Frame 1 (no input): blank canvas, image omitted
Frame 60 (no input): blank canvas, image omitted
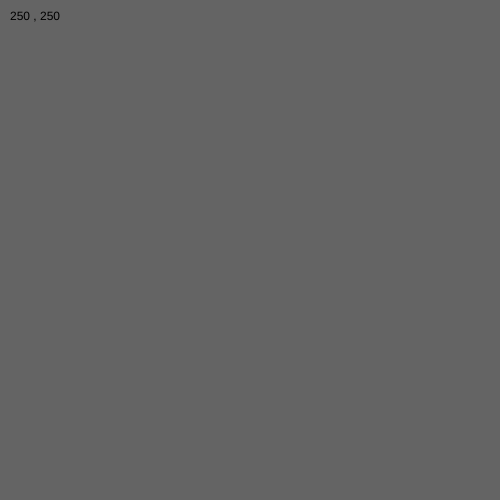
Frame 120 (the mouse pressed at the canvas centre since frame 60)

The p5.js sketch whose frames 1 and 60 were blank and that drew this single picture after the mouse press (run headless with seeded random() and noise() and a simulated clock; from frame 60 on, the mouse is pressed at the canvas centre):

// p5.js sketch
// ── sketch.js
function setup() {
  createCanvas(500, 500);
  
}

function draw() {
  background(100) ; 
  // put your shapes here!
  
  text(mouseX + " , " + mouseY, 10, 20) ;  
} 

  

function mouseReleased() { 
  print(mouseX + " , " + mouseY) ; 
} 

 
